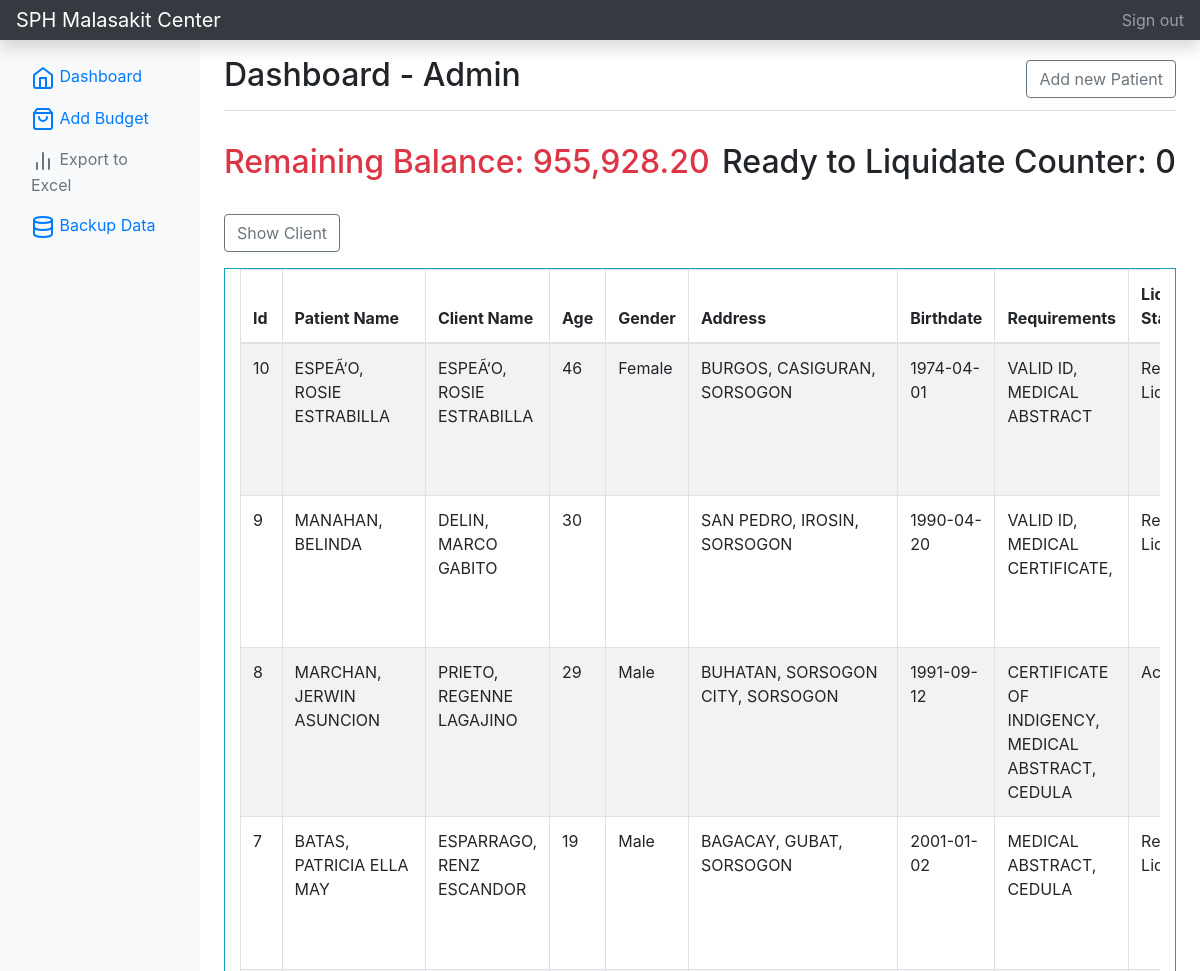
The app's page /home.php?id=1 (signed in, upper part), older data.
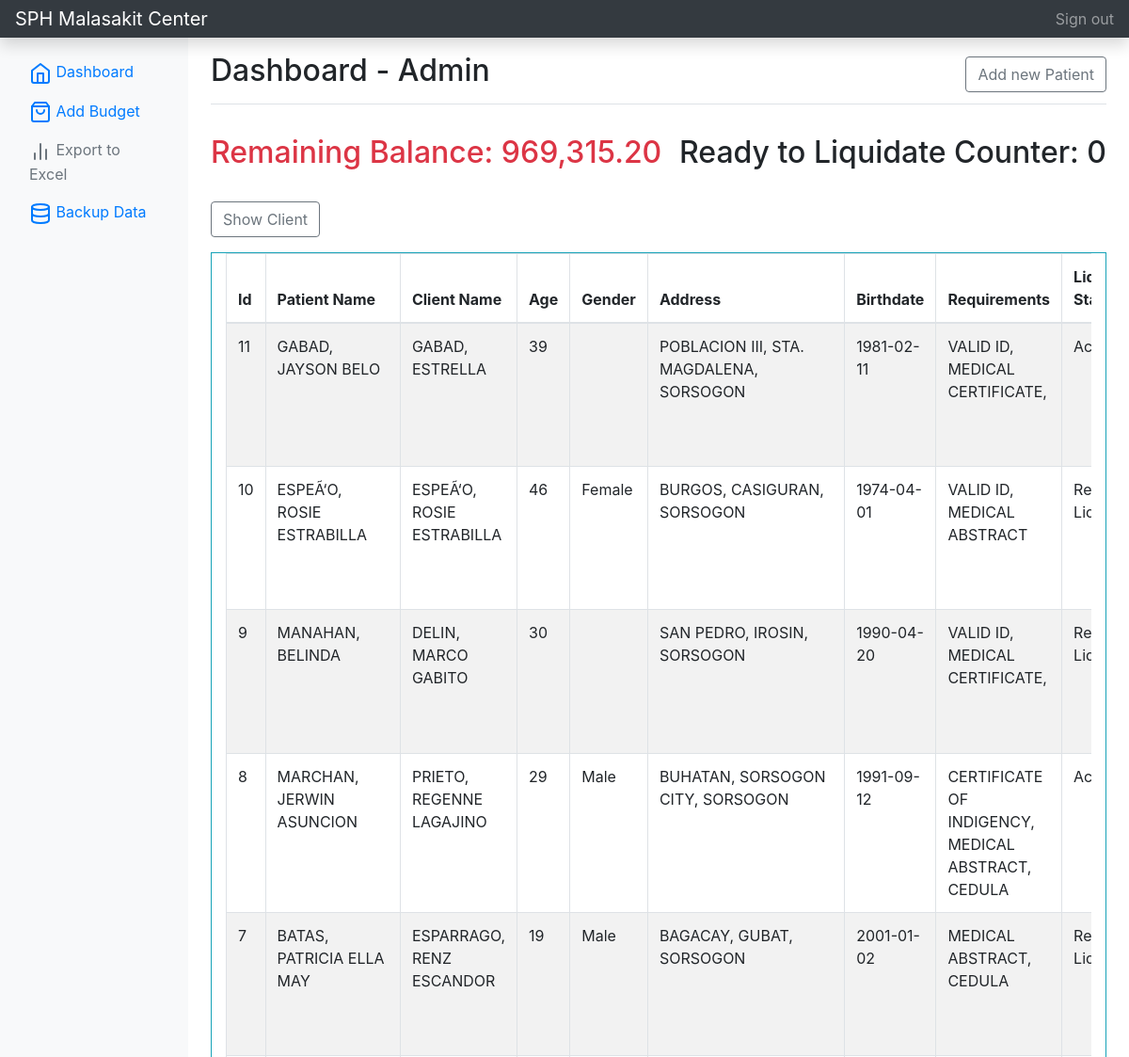
The same page, newer data.
### tables this page shows
CREATE TABLE IF NOT EXISTS `budget` (
  `id` int(12) unsigned NOT NULL AUTO_INCREMENT,
  `amount` double DEFAULT NULL,
  PRIMARY KEY (`id`)
);

CREATE TABLE IF NOT EXISTS `tbl_client` (
  `id` int(24) unsigned NOT NULL AUTO_INCREMENT,
  `fullname` varchar(255) NOT NULL,
  `fullname_client` varchar(255) NOT NULL,
  `age` int(12) NOT NULL,
  `gender` varchar(50) NOT NULL,
  `client_admission` varchar(50) DEFAULT NULL,
  `address` varchar(50) NOT NULL,
  `birthdate` varchar(50) NOT NULL,
  `requirements` varchar(255) NOT NULL,
  `patient_status` varchar(50) DEFAULT NULL,
  `accountable` varchar(50) DEFAULT NULL,
  PRIMARY KEY (`id`)
);

### home.php (the view, shortened to what this page needs)
<?php
include_once('connection.php');
if (isset($_SESSION['loggedin'])) {
?>
<!doctype html>
<html lang="en">
  <head>
<link href="./assets/css/bootstrap.min.css" rel="stylesheet">
    <link href="./assets/css/bootstrap.min2.css" rel="stylesheet">
    <link href="./assets/css/style.css" rel="stylesheet">
  </head>
  <body>
    <nav class="navbar navbar-dark sticky-top bg-dark flex-md-nowrap p-0 shadow">
      <a class="navbar-brand col-md-3 col-lg-2 mr-0 px-3" href="home.php?id=<?php echo $_GET['id'] ?>">SPH Malasakit Center</a>
      <ul class="navbar-nav px-3">
        <li class="nav-item text-nowrap">
          <a class="nav-link" href="logout.php">Sign out</a>
        </li>
      </ul>
    </nav>
<div class="container-fluid">
  <div class="row">
  <?php include 'sidebar.php';?>
    <main role="main" class="col-md-9 ml-sm-auto col-lg-10 px-md-4">
      <div class="d-flex justify-content-between flex-wrap flex-md-nowrap align-items-center pt-3 pb-2 mb-3 border-bottom">
        <h1 class="h2">Dashboard - <?php echo $_SESSION['user_fullname'] ?></h1>
        <button class="btn btn-md btn-outline-secondary" type="button" data-toggle="collapse" data-target="#newClientCollapse" aria-expanded="false" aria-controls="newClientCollapse">
            Add new Patient
        </button>
      </div>
        <div class="d-flex justify-content-between flex-wrap flex-md-nowrap align-items-center pt-3 pb-2 mb-3">
            <h1 class="h2 text-danger">
            <?php
                $sql = "SELECT * FROM budget";
                    $result = mysqli_query($conn, $sql);
                    if (mysqli_num_rows($result) > 0) {
                        while ($row = mysqli_fetch_assoc($result)) {
                          $balance = $row['amount'];
                          echo 'Remaining Balance: ' . number_format($balance, 2);
                        }
                      }
            ?>
            </h1>
            <h2>
                <?php
                    $sql = "SELECT * FROM tbl_client WHERE patient_status ='Discharged'";
                    $result = mysqli_query($conn, $sql);
                    $total_discharged = mysqli_num_rows($result) ;
                    echo 'Ready to Liquidate Counter: ' . $total_discharged;
                ?>
            </h2>
        </div>
        <input class="btn btn-md btn-outline-secondary" type="button" id="btnTable"  onclick="myFunction()">
            <div class="container-fluid mt-3" id="myDIV">
                <div class="row">
                        <div class="col-md-12 border border-info">
                            <div class="table-responsive">
                            <table id="example" class="table table-striped table-bordered" style="width:100%">
                                <thead>
                                    <tr>
                                        <th>Id</th>
                                        <th>Patient Name</th>
                                        <th>Client Name</th>
                                        <th>Age</th>
                                        <th>Gender</th>
                                        <th>Address</th>
                                        <th>Birthdate</th>
                                        <th>Requirements</th>
                                        <th>Liquidation Status</th>
                                    </tr>
                                </thead>
                                <tbody>
                                <?php
                                $sql = "SELECT * FROM tbl_client ORDER BY id desc";
                                    $result = mysqli_query($conn, $sql);
                                    if (mysqli_num_rows($result) > 0) {
                                        while ($row = mysqli_fetch_assoc($result)) {
                                            $id = $row['id'];
                                            $fullname = $row['fullname'];
                                            $age = $row['age'];
                                            $gender = $row['gender'];
                                            $address = $row['address'];
                                            $birthdate = $row['birthdate'];
                                            $requirements = $row['requirements'];
                                            $patient_status = $row['patient_status'];
                                            $beneficiary_name = $row['fullname_client'];
                                            $accountable = $row['accountable'];
                                            $sql2 = "SELECT SUM(amount) as balance FROM listofavailment WHERE client_id = $id && status != 'Complete' ";
                                                $result2 = mysqli_query($conn, $sql2);
                                                if (mysqli_num_rows($result2) > 0) {
                                                    while ($row2 = mysqli_fetch_assoc($result2)) {
                                                    $balance = $row2['balance'];
                                                    $total =  2000 - $balance;
                                                    }
                                                }
                                            echo '
                                                <tr>
                                                    <td>' . $id . '</td>
                                                    <td>' . $fullname . '</td>
                                                    <td>' . $beneficiary_name . '</td>
                                                    <td>' . $age . '</td>
                                                    <td>' . $gender . '</td>
                                                    <td>' . $address . '</td>
                                                    <td>' . $birthdate . '</td>
                                                    <td>' . $requirements . '</td>
                                                    <td>';
                                                    if($total <= 0){
                                                        echo 'Ready to Liquidate';
                                                    } else {
                                                        echo 'Active';
                                                    }
                                                    echo'
                                                    </td>
                                                    <td>' . $patient_status . '</td>
                                                    <td>' . $accountable . '</td>
                                                    <td align="center">
                                                        <a href="addAvailment.php?id='.$_GET['id'].'&client_id='.$id.'" class="btn btn-md btn-outline-secondary"><span data-feather="eye"></span> View</a>
                                                        <a href="editClient.php?id='.$_GET['id'].'&client_id='.$id.'" class="btn btn-md btn-outline-secondary"><span data-feather="send"></span> Edit</a>
                                                    </td>
                                                </tr>
                                                ';
                                        }
                                    }
                                    ?>
                                </tbody>
                            </table>
                        </div>
                    </div>
                </div>
            </div>
    </main>
  </div>
</div>
    </body>
</html>
<?php
} else {
    $url = "./index.php";
    $url = str_replace(PHP_EOL, '', $url);
    header("Location: $url");
}
?>

### sidebar.php
<?php $id = $_GET['id'];  ?>
<nav id="sidebarMenu" class="col-md-3 col-lg-2 d-md-block bg-light sidebar collapse">
      <div class="sidebar-sticky pt-3">
        <ul class="nav flex-column">
          <li class="nav-item">
            <a class="nav-link" href="home.php?id=<?php echo $_GET['id'] ?>">
              <span data-feather="home"></span>
              Dashboard <span class="sr-only">(current)</span>
            </a>
          </li>
          <li class="nav-item">
            <a class="nav-link" href="addBudget.php?id=<?php echo $_GET['id'] ?>">
              <span data-feather="shopping-bag"></span>
              Add Budget
            </a>
          </li>
          <li class="nav-item">
                <?php
                    $sql = "SELECT * FROM tbl_client WHERE patient_status ='Discharged'";
                    $result = mysqli_query($conn, $sql);
                    $total_discharged = mysqli_num_rows($result) ;
                ?>
            <?php
              if($total_discharged >= 1){
                echo '
                <a class="nav-link" href="./exportexcel.php?id='.$id.'">
                  <span data-feather="bar-chart-2"></span>
                  Export to Excel
                </a>
                ';
              } else {
                echo '
                <a class="nav-link disabled" href="./exportexcel.php?id='.$id.'">
                  <span data-feather="bar-chart-2"></span>
                  Export to Excel
                </a>
                ';
              }
            ?>
          </li>
          <li class="nav-item">
            <a class="nav-link" href="./exportsql.php?id=<?php echo $id ?>">
              <span data-feather="database"></span>
              Backup Data
            </a>
          </li>
        </ul>
      </div>
    </nav>

Row changes from the older to the newer data that the page shows:
changed budget: amount "955,928.20" → "969,315.20"
added tbl_client: id "11", fullname "GABAD, JAYSON BELO", fullname_client "GABAD, ESTRELLA", age "39", address "POBLACION III, STA. MAGDALENA, SORSOGON", birthdate "1981-02-11", requirements "VALID ID, MEDICAL CERTIFICATE,", shows "Active"
